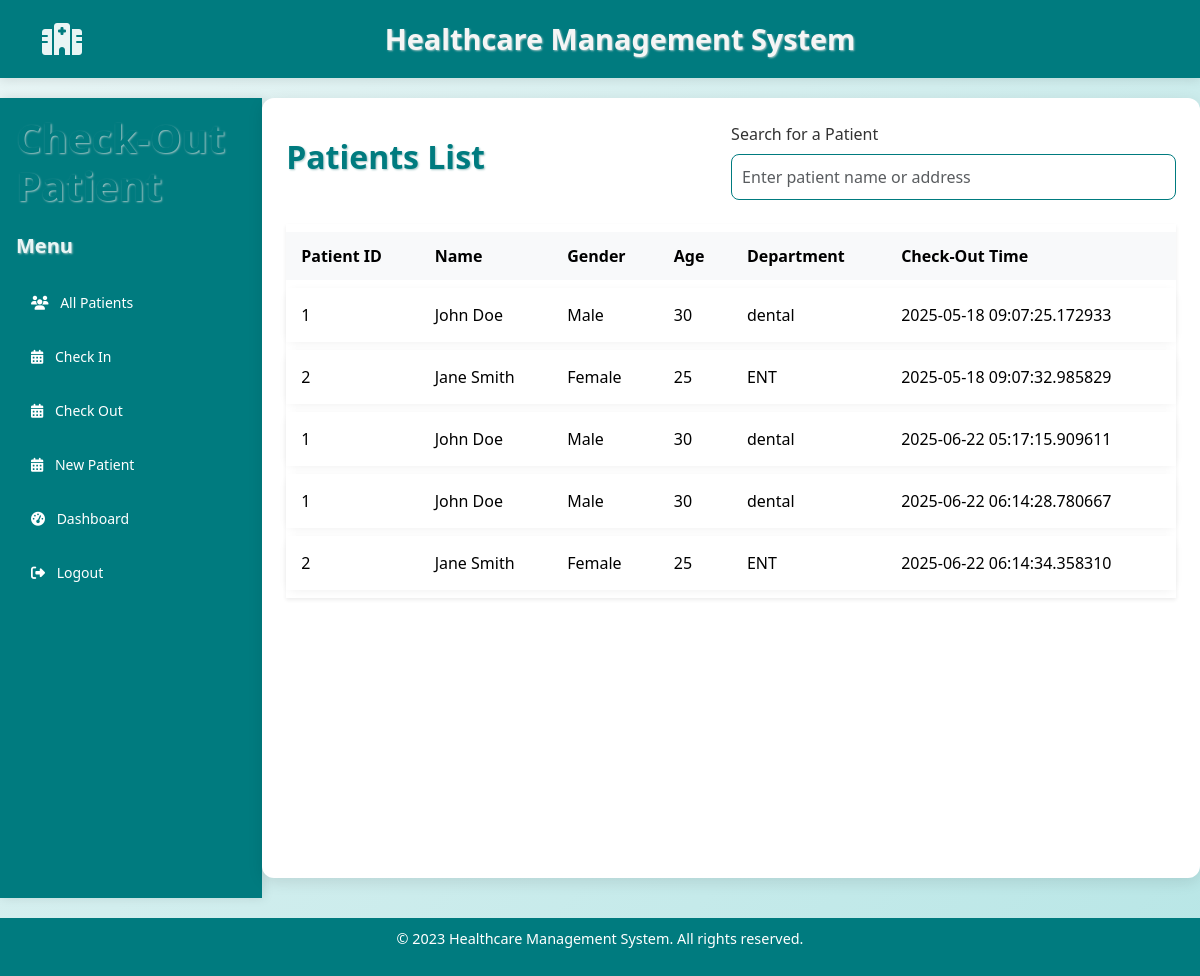
The app's page /checkout, older data.
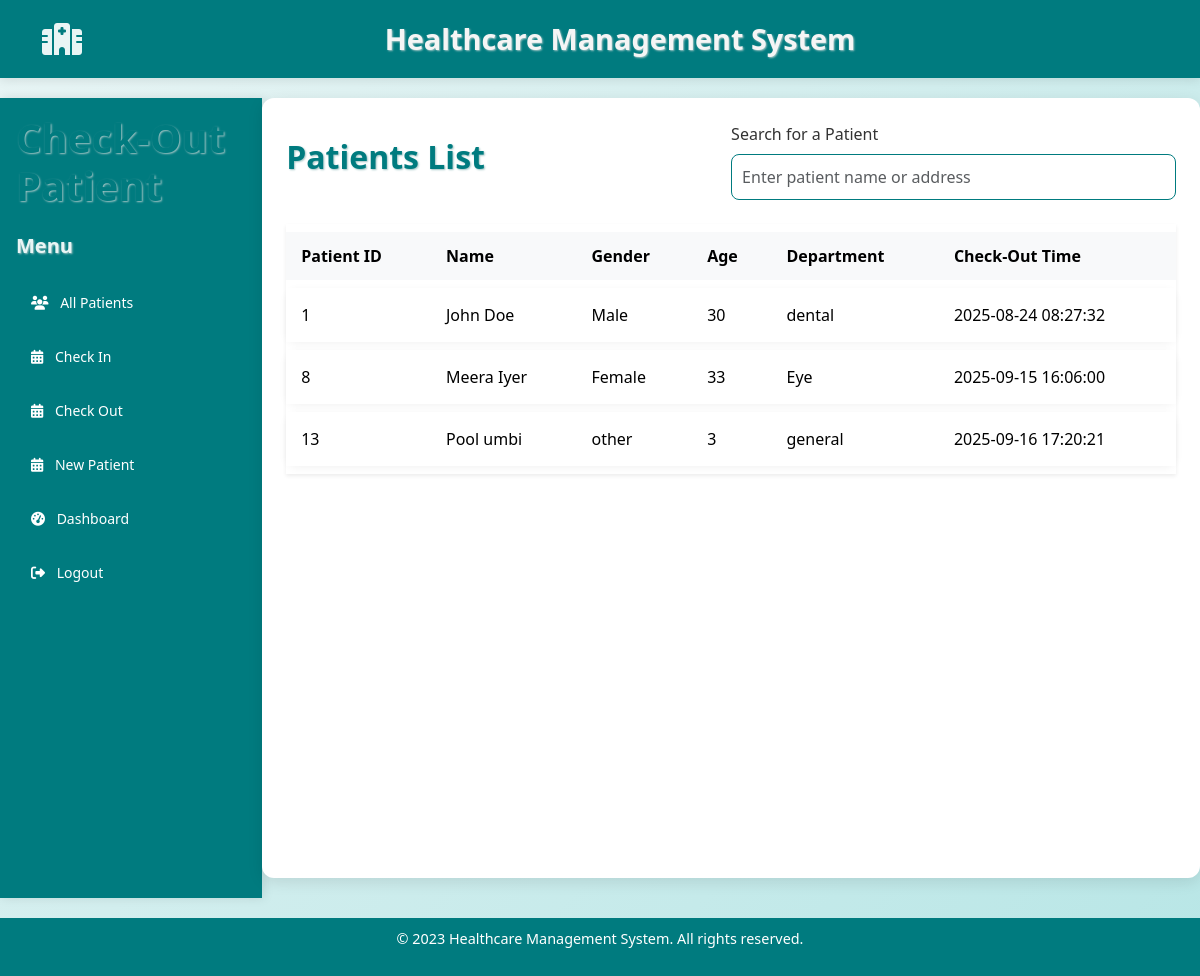
The same page, newer data.
### models.py (models this page shows)
class Patientout(db.Model):
    id = db.Column(db.Integer, primary_key=True)
    patientid = db.Column(db.Integer, db.ForeignKey('patient.id'),nullable=False)
    check_out_time = db.Column(db.DateTime, default=without_microseconds)
    notes = db.Column(db.String(255))

class Patient(db.Model):
    id = db.Column(db.Integer, primary_key=True)
    name = db.Column(db.String(100), nullable=False)
    gender = db.Column(db.String, nullable=False)
    age = db.Column(db.Integer, nullable=False)
    phone = db.Column(db.Integer, nullable=False)
    address = db.Column(db.String, nullable=False)
    department = db.Column(db.String, nullable=False)

### app.py (the view, shortened to what this page needs)
@app.route('/checkout', methods=['GET', 'POST'])
def checkout_page():
    shift2 = db.session.query(Patientout, Patient).join(Patient, Patientout.patientid == Patient.id).all()
    return render_template('checkout.html', patients=shift2)

### templates/checkout.html (shortened to what this page needs)
{% extends "base.html" %}
{% block content %}
    <div class="d-flex">
        <nav class="sidebar text-white p-3 vh-100" style="background-color: #007b7f;">
            <h1 class="mb-4">Check-Out Patient</h1>
            <h5 class="mb-4">Menu</h5>
            <ul class="nav flex-column">
                <li class="nav-item mb-2"><a href="{{url_for('adminp')}}" class ="nav-link text-white"><i class="fas fa-users me-2"></i> All Patients</a>
                <li class="nav-item mb-2">
                    <a href="{{ url_for('checkin_page') }}" class="nav-link text-white">
                        <i class="fas fa-calendar-alt me-2"></i> Check In
                    </a>
                </li>
                <li class="nav-item mb-2">
                    <a href="{{ url_for('checkout_page') }}" class="nav-link text-white">
                        <i class="fas fa-calendar-alt me-2"></i> Check Out
                    </a>
                </li>
                <li class="nav-item mb-2">
                    <a href="{{ url_for('patreg') }}" class="nav-link text-white">
                        <i class="fas fa-calendar-alt me-2"></i> New Patient
                    </a>
                </li>
                <li class="nav-item mb-2">
                    <a href="{{ url_for('analytics.superadmin_dashboard') }}" class="nav-link text-white">
                        <i class="fas fa-tachometer-alt me-2"></i> Dashboard
                    </a>
                </li>
                <li class="nav-item mb-2">
                    <a href="{{ url_for('logout') }}" class="nav-link text-white">
                        <i class="fas fa-sign-out-alt me-2"></i> Logout
                    </a>
                </li>
            </ul>
        </nav>
    <div class="container-fluid p-4">
        <div class="d-flex justify-content-between align-items-center mb-4">
            <h2>Patients List</h2>
            <div class="w-50">
                <label class="form-label">Search for a Patient</label>
                <input type="text" id="searchInput" class="form-control" placeholder="Enter patient name or address">
            </div>
        </div>
        <table class="table table-bordered align-middle shadow-sm">
            <thead class="table-light">
                <tr>
                    <th>Patient ID</th>
                    <th>Name</th>
                    <th>Gender</th>
                    <th>Age</th>
                    <th>Department</th>
                    <th>Check-Out Time</th>
                </tr>
            </thead>
            <tbody id="resultsBody">
                    {% for checkin_record, patient in patients %}
                    <tr>
                        <td>{{ patient.id }}</td>
                        <td>{{ patient.name }}</td>
                        <td>{{ patient.gender }}</td>
                        <td>{{ patient.age }}</td>
                        <td>{{ patient.department }}</td>
                        <td>{{ checkin_record.check_out_time }}</td>
                    </tr>
                    {% endfor %}
            </tbody>
        </table>
    </div>
</div>
{% endblock %}

Row changes from the older to the newer data that the page shows:
removed Patientout: id "1", name "John Doe", gender "Male", age "30", department "dental", check_out_time "2025-06-22 06:14:28.780667"
removed Patientout: id "2", name "Jane Smith", gender "Female", age "25", department "ENT", check_out_time "2025-06-22 06:14:34.358310"
changed Patientout "John Doe": check_out_time "2025-05-18 09:07:25.172933" → "2025-08-24 08:27:32"
changed Patientout "Female": id "2" → "8"; name "Jane Smith" → "Meera Iyer"; age "25" → "33"; department "ENT" → "Eye"; check_out_time "2025-05-18 09:07:32.985829" → "2025-09-15 16:06:00"
changed Patientout: id "1" → "13"; name "John Doe" → "Pool umbi"; gender "Male" → "other"; age "30" → "3"; department "dental" → "general"; check_out_time "2025-06-22 05:17:15.909611" → "2025-09-16 17:20:21"
